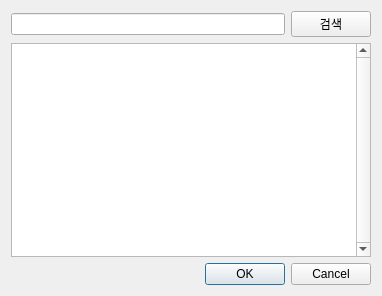
<?xml version="1.0" encoding="UTF-8"?>
<ui version="4.0">
 <class>Dialog</class>
 <widget class="QDialog" name="Dialog">
  <property name="geometry">
   <rect>
    <x>0</x>
    <y>0</y>
    <width>382</width>
    <height>296</height>
   </rect>
  </property>
  <property name="windowTitle">
   <string>Dialog</string>
  </property>
  <layout class="QVBoxLayout" name="verticalLayout">
   <item>
    <layout class="QHBoxLayout" name="horizontalLayout">
     <item>
      <widget class="QLineEdit" name="lineEdit"/>
     </item>
     <item>
      <widget class="QPushButton" name="pushButton">
       <property name="text">
        <string>검색</string>
       </property>
      </widget>
     </item>
    </layout>
   </item>
   <item>
    <widget class="QListWidget" name="listWidget">
     <property name="verticalScrollBarPolicy">
      <enum>Qt::ScrollBarAlwaysOn</enum>
     </property>
    </widget>
   </item>
   <item>
    <widget class="QDialogButtonBox" name="buttonBox">
     <property name="orientation">
      <enum>Qt::Horizontal</enum>
     </property>
     <property name="standardButtons">
      <set>QDialogButtonBox::Cancel|QDialogButtonBox::Ok</set>
     </property>
    </widget>
   </item>
  </layout>
 </widget>
 <resources/>
 <connections>
  <connection>
   <sender>buttonBox</sender>
   <signal>accepted()</signal>
   <receiver>Dialog</receiver>
   <slot>accept()</slot>
   <hints>
    <hint type="sourcelabel">
     <x>248</x>
     <y>254</y>
    </hint>
    <hint type="destinationlabel">
     <x>157</x>
     <y>274</y>
    </hint>
   </hints>
  </connection>
  <connection>
   <sender>buttonBox</sender>
   <signal>rejected()</signal>
   <receiver>Dialog</receiver>
   <slot>reject()</slot>
   <hints>
    <hint type="sourcelabel">
     <x>316</x>
     <y>260</y>
    </hint>
    <hint type="destinationlabel">
     <x>286</x>
     <y>274</y>
    </hint>
   </hints>
  </connection>
 </connections>
</ui>
